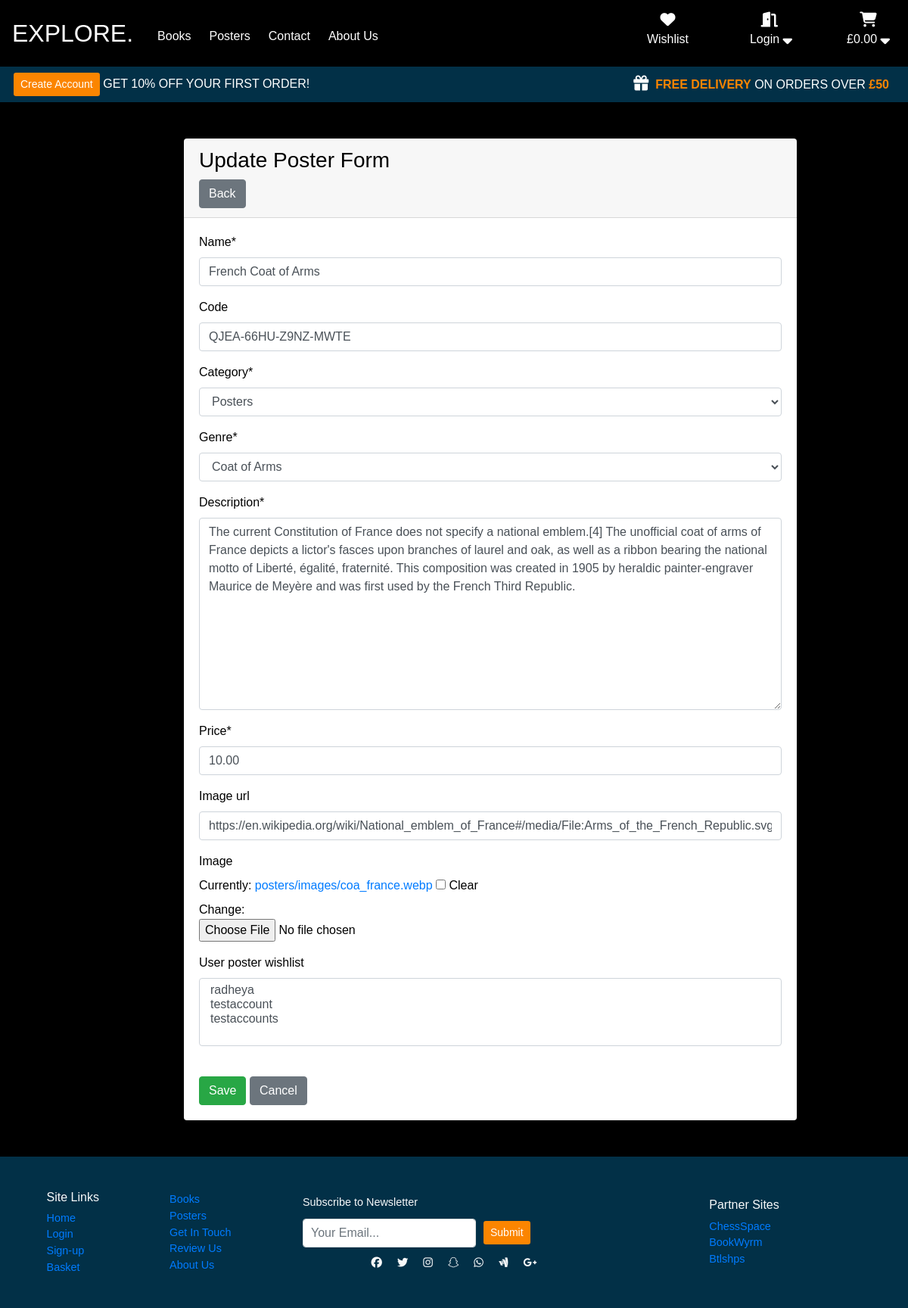
Screenshot of /crud/update-poster/2 with the database file from the repository.
### products/models.py (models this page shows, shortened)
class Posters(models.Model):
    class Meta:
        verbose_name_plural = 'Posters'
    name = models.CharField(max_length=254)
    code = models.CharField(max_length=19, null=True, blank=True)
    category = models.ForeignKey(Category, on_delete=models.CASCADE)
    genre = models.ForeignKey(Genre, on_delete=models.CASCADE)
    description = models.TextField()
    price = models.DecimalField(max_digits=6, decimal_places=2)
    image_url = models.URLField(max_length=1024, null=True, blank=True)
    image = models.ImageField(null=True, blank=True)
    user_poster_wishlist = models.ManyToManyField(User, related_name="user_poster_wishlist", blank=True)

### crud/views.py (the view, shortened to what this page needs)
# urls.py: path('update-poster/<int:pk>', views.UpdatePosterView.as_view(), name='update_poster'),
class UpdatePosterView(UpdateView):
    model = Posters
    fields = '__all__'
    template_name = 'crud/update/update-poster.html'
    success_url = reverse_lazy('manage_products')

### products/models.py (called while the page is built)
    def __str__(self):
        return self.name

    def __str__(self):
        return self.name

### crud/templates/crud/update/update-poster.html (shortened to what this page needs)
{% extends "base.html" %}
{% load static %}
{% block extra_css %}
 <link rel="stylesheet" href="{% static 'crud/css/crud.css' %}">
{% endblock %}
{% block content %}
    <div class="container crud-container">
        <div class="container crud-container m-5">
            <div class="card border-0 w-75 m-auto">
                <div class="card-header">
                    <h3>Update Poster Form</h3>
                    <input type="button" class="btn btn-secondary" value="Back" onClick="javascript:history.go(-1);">
                </div>
                <div class="card-body">
                    <form method="POST">
                        {% for field in form %}
                            {{ field | as_crispy_field }}
                        {% endfor %}
                        <br>
                        <input type="submit" value="Save" class="btn btn-success">
                        <input type="button" class="btn btn-secondary" value="Cancel" onClick="javascript:history.go(-1);">
                    </form>
                </div>
            </div>
        </div>
    </div>
{% endblock %}

### static/css/base.css (style rules this page uses)
:root { --light-blue: #8ECAE6; --blue: #219EBC; --dark-blue: #023047; --yellow: #FFB703; --orange: #FB8500; --red: #d62828; --hero-txt-bg: rgba(148, 121, 135, 0) }
*, *::before, *::after { box-sizing: border-box; }
html, body { height: 100%; width: 100%; margin: 0; }
body { background: black; color: white; font-family: 'Montserrat', sans-serif; font-weight: 400; display: flex; flex-direction: column; }

### crud/static/crud/css/crud.css (style rules this page uses)
.crud-container { flex: 1 0 auto; color: black; }

### rows the page displays
Posters: name "French Coat of Arms" "QJEA-66HU-Z9NZ-MWTE" "Posters" "Coat of Arms" "The current Constitution of France does not specify a national emblem.[4] The unofficial coat of arms of France depicts a lictor's fasces upon branches of laurel and oak, as well as a ribbon bearing the national motto of Liberté, égalité, fraternité. This composition was created in 1905 by heraldic painter-engraver Maurice de Meyère and was first used by the French Third Republic." "10.00" "https://en.wikipedia.org/wiki/National_emblem_of_France#/media/File:Arms_of_the_French_Republic.svg"
